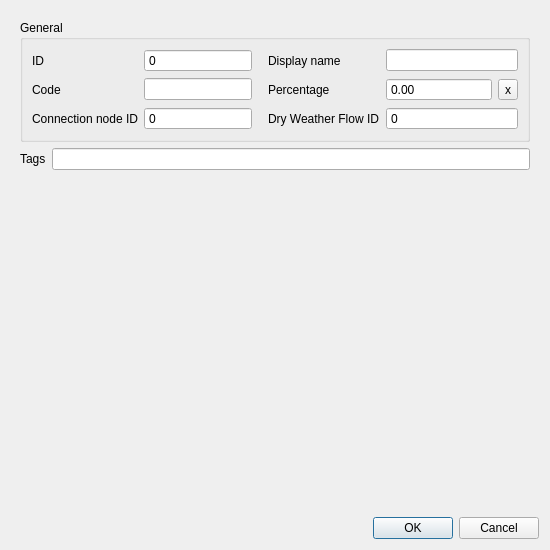
<?xml version="1.0" encoding="UTF-8"?>
<ui version="4.0">
 <class>Form</class>
 <widget class="QWidget" name="Form">
  <property name="geometry">
   <rect>
    <x>0</x>
    <y>0</y>
    <width>550</width>
    <height>550</height>
   </rect>
  </property>
  <property name="windowTitle">
   <string>Form</string>
  </property>
  <property name="locale">
   <locale language="English" country="UnitedStates"/>
  </property>
  <layout class="QGridLayout" name="gridLayout">
   <item row="4" column="0">
    <widget class="QDialogButtonBox" name="buttonBox">
     <property name="standardButtons">
      <set>QDialogButtonBox::Cancel|QDialogButtonBox::Ok</set>
     </property>
    </widget>
   </item>
   <item row="0" column="0">
    <widget class="QScrollArea" name="scrollArea">
     <property name="frameShape">
      <enum>QFrame::NoFrame</enum>
     </property>
     <property name="widgetResizable">
      <bool>true</bool>
     </property>
     <widget class="QWidget" name="scrollAreaWidgetContents">
      <property name="geometry">
       <rect>
        <x>0</x>
        <y>0</y>
        <width>532</width>
        <height>503</height>
       </rect>
      </property>
      <layout class="QGridLayout" name="gridLayout_2">
       <item row="3" column="0">
        <spacer name="verticalSpacer">
         <property name="orientation">
          <enum>Qt::Vertical</enum>
         </property>
         <property name="sizeHint" stdset="0">
          <size>
           <width>20</width>
           <height>40</height>
          </size>
         </property>
        </spacer>
       </item>
       <item row="0" column="0">
        <widget class="QGroupBox" name="grp_general">
         <property name="enabled">
          <bool>true</bool>
         </property>
         <property name="locale">
          <locale language="English" country="UnitedStates"/>
         </property>
         <property name="title">
          <string>General</string>
         </property>
         <layout class="QGridLayout" name="gridLayout_3">
          <item row="3" column="2">
           <widget class="QSpinBox" name="connection_node_id">
            <property name="sizePolicy">
             <sizepolicy hsizetype="Expanding" vsizetype="Fixed">
              <horstretch>0</horstretch>
              <verstretch>0</verstretch>
             </sizepolicy>
            </property>
            <property name="locale">
             <locale language="English" country="UnitedStates"/>
            </property>
            <property name="readOnly">
             <bool>true</bool>
            </property>
            <property name="buttonSymbols">
             <enum>QAbstractSpinBox::NoButtons</enum>
            </property>
            <property name="maximum">
             <number>999999999</number>
            </property>
            <property name="showClearButton" stdset="0">
             <bool>true</bool>
            </property>
            <property name="clearValue" stdset="0">
             <bool>true</bool>
            </property>
            <property name="expressionsEnabled" stdset="0">
             <bool>false</bool>
            </property>
           </widget>
          </item>
          <item row="3" column="3">
           <widget class="QLabel" name="label_2">
            <property name="locale">
             <locale language="English" country="UnitedStates"/>
            </property>
            <property name="text">
             <string>Dry Weather Flow ID</string>
            </property>
            <property name="alignment">
             <set>Qt::AlignLeading|Qt::AlignLeft|Qt::AlignVCenter</set>
            </property>
            <property name="indent">
             <number>10</number>
            </property>
           </widget>
          </item>
          <item row="1" column="0">
           <widget class="QLabel" name="label_3">
            <property name="locale">
             <locale language="English" country="UnitedStates"/>
            </property>
            <property name="text">
             <string>ID</string>
            </property>
            <property name="alignment">
             <set>Qt::AlignLeading|Qt::AlignLeft|Qt::AlignVCenter</set>
            </property>
           </widget>
          </item>
          <item row="1" column="2">
           <widget class="QSpinBox" name="id">
            <property name="sizePolicy">
             <sizepolicy hsizetype="Expanding" vsizetype="Fixed">
              <horstretch>0</horstretch>
              <verstretch>0</verstretch>
             </sizepolicy>
            </property>
            <property name="locale">
             <locale language="English" country="UnitedStates"/>
            </property>
            <property name="readOnly">
             <bool>true</bool>
            </property>
            <property name="buttonSymbols">
             <enum>QAbstractSpinBox::NoButtons</enum>
            </property>
            <property name="maximum">
             <number>999999999</number>
            </property>
           </widget>
          </item>
          <item row="3" column="0">
           <widget class="QLabel" name="label_4">
            <property name="locale">
             <locale language="English" country="UnitedStates"/>
            </property>
            <property name="text">
             <string>Connection node ID</string>
            </property>
            <property name="alignment">
             <set>Qt::AlignLeading|Qt::AlignLeft|Qt::AlignVCenter</set>
            </property>
           </widget>
          </item>
          <item row="3" column="4" colspan="2">
           <widget class="QSpinBox" name="dry_weather_flow_id">
            <property name="sizePolicy">
             <sizepolicy hsizetype="Expanding" vsizetype="Fixed">
              <horstretch>0</horstretch>
              <verstretch>0</verstretch>
             </sizepolicy>
            </property>
            <property name="locale">
             <locale language="English" country="UnitedStates"/>
            </property>
            <property name="readOnly">
             <bool>true</bool>
            </property>
            <property name="buttonSymbols">
             <enum>QAbstractSpinBox::NoButtons</enum>
            </property>
            <property name="maximum">
             <number>999999999</number>
            </property>
            <property name="showClearButton" stdset="0">
             <bool>true</bool>
            </property>
            <property name="clearValue" stdset="0">
             <bool>true</bool>
            </property>
            <property name="expressionsEnabled" stdset="0">
             <bool>false</bool>
            </property>
           </widget>
          </item>
          <item row="2" column="3">
           <widget class="QLabel" name="label">
            <property name="locale">
             <locale language="English" country="UnitedStates"/>
            </property>
            <property name="text">
             <string>Percentage</string>
            </property>
            <property name="alignment">
             <set>Qt::AlignLeading|Qt::AlignLeft|Qt::AlignVCenter</set>
            </property>
            <property name="indent">
             <number>10</number>
            </property>
           </widget>
          </item>
          <item row="2" column="4">
           <widget class="QDoubleSpinBox" name="percentage">
            <property name="sizePolicy">
             <sizepolicy hsizetype="Expanding" vsizetype="Fixed">
              <horstretch>0</horstretch>
              <verstretch>0</verstretch>
             </sizepolicy>
            </property>
            <property name="locale">
             <locale language="English" country="UnitedStates"/>
            </property>
            <property name="inputMethodHints">
             <set>Qt::ImhNone</set>
            </property>
            <property name="buttonSymbols">
             <enum>QAbstractSpinBox::NoButtons</enum>
            </property>
            <property name="decimals">
             <number>2</number>
            </property>
            <property name="minimum">
             <double>0.000000000000000</double>
            </property>
            <property name="maximum">
             <double>100.000000000000000</double>
            </property>
           </widget>
          </item>
          <item row="2" column="5">
           <widget class="QToolButton" name="percentage_clear">
            <property name="text">
             <string>x</string>
            </property>
           </widget>
          </item>
          <item row="1" column="3">
           <widget class="QLabel" name="label_5">
            <property name="locale">
             <locale language="English" country="UnitedStates"/>
            </property>
            <property name="text">
             <string>Display name</string>
            </property>
            <property name="alignment">
             <set>Qt::AlignLeading|Qt::AlignLeft|Qt::AlignVCenter</set>
            </property>
            <property name="indent">
             <number>10</number>
            </property>
           </widget>
          </item>
          <item row="1" column="4" colspan="2">
           <widget class="QLineEdit" name="display_name">
            <property name="sizePolicy">
             <sizepolicy hsizetype="Expanding" vsizetype="Fixed">
              <horstretch>0</horstretch>
              <verstretch>0</verstretch>
             </sizepolicy>
            </property>
            <property name="locale">
             <locale language="English" country="UnitedStates"/>
            </property>
            <property name="clearButtonEnabled">
             <bool>true</bool>
            </property>
           </widget>
          </item>
          <item row="2" column="0">
           <widget class="QLabel" name="label_6">
            <property name="locale">
             <locale language="English" country="UnitedStates"/>
            </property>
            <property name="text">
             <string>Code</string>
            </property>
            <property name="alignment">
             <set>Qt::AlignLeading|Qt::AlignLeft|Qt::AlignVCenter</set>
            </property>
           </widget>
          </item>
          <item row="2" column="2">
           <widget class="QLineEdit" name="code">
            <property name="sizePolicy">
             <sizepolicy hsizetype="Expanding" vsizetype="Fixed">
              <horstretch>0</horstretch>
              <verstretch>0</verstretch>
             </sizepolicy>
            </property>
            <property name="locale">
             <locale language="English" country="UnitedStates"/>
            </property>
            <property name="clearButtonEnabled">
             <bool>true</bool>
            </property>
           </widget>
          </item>
         </layout>
        </widget>
       </item>
       <item row="1" column="0">
        <layout class="QHBoxLayout" name="horizontalLayout_2">
         <property name="bottomMargin">
          <number>0</number>
         </property>
         <item>
          <widget class="QLabel" name="label_13">
           <property name="text">
            <string>Tags</string>
           </property>
          </widget>
         </item>
         <item>
          <widget class="QLineEdit" name="tag_descriptions">
           <property name="readOnly">
            <bool>true</bool>
           </property>
          </widget>
         </item>
        </layout>
       </item>
      </layout>
     </widget>
    </widget>
   </item>
  </layout>
 </widget>
 <tabstops>
  <tabstop>scrollArea</tabstop>
  <tabstop>id</tabstop>
  <tabstop>connection_node_id</tabstop>
  <tabstop>dry_weather_flow_id</tabstop>
 </tabstops>
 <resources/>
 <connections/>
</ui>
